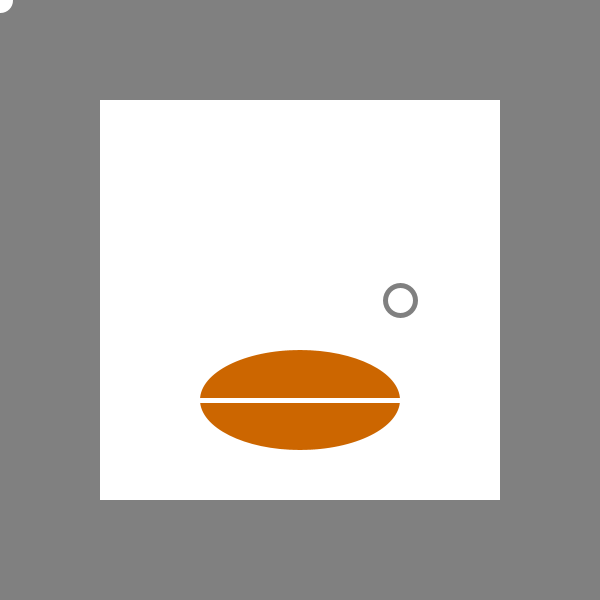
Frame 1 (no input)
Frame 60 (the mouse pressed at the canvas centre just before this capture): identical to frame 1, image omitted
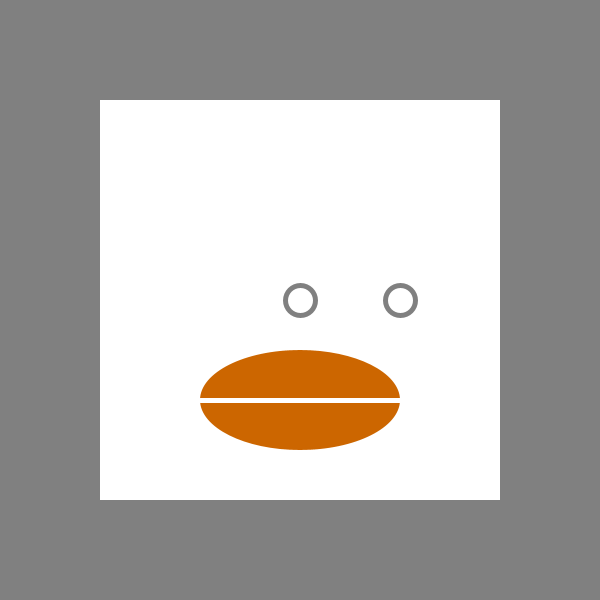
Frame 120 (the mouse held since frame 60 and released just before this capture)

The Processing sketch that drew these frames (run headless with seeded random() and noise(); from frame 60 on, the mouse is pressed at the canvas centre):

// Processing sketch: week01_4_penguin
// ── week01_4_penguin.pde
void setup()
{
size(600,600);
}
void draw()
{
background(128);
fill(255);
noStroke();
rect(100,100,400,400);

stroke(128);
strokeWeight(5);
ellipse(mouseX,mouseY,30,30);
ellipse(400,300,30,30);

noStroke();
fill(#CC6600);
ellipse(300,400,200,100);

stroke(255);
line(200,400,400,400);
}
